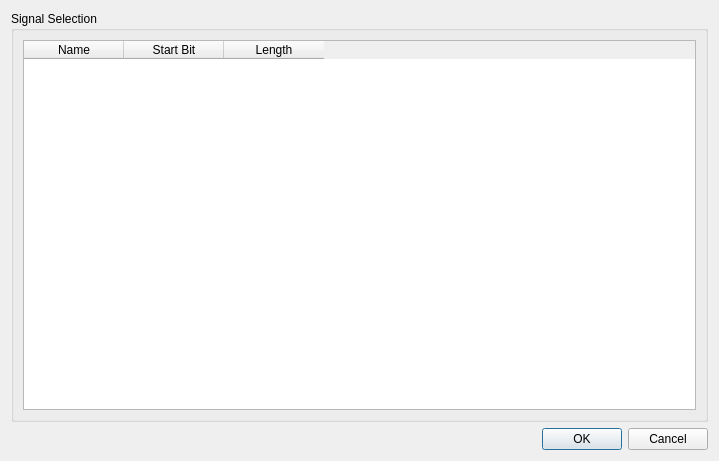
<?xml version="1.0" encoding="UTF-8"?>
<ui version="4.0">
 <class>MapSignalsDlg</class>
 <widget class="QDialog" name="MapSignalsDlg">
  <property name="geometry">
   <rect>
    <x>0</x>
    <y>0</y>
    <width>719</width>
    <height>461</height>
   </rect>
  </property>
  <property name="windowTitle">
   <string>Signal Mapping</string>
  </property>
  <property name="windowIcon">
   <iconset resource="ldfeditor.qrc">
    <normaloff>:/LDFEditorIcons/Resources/icons/Signals.png</normaloff>:/LDFEditorIcons/Resources/icons/Signals.png</iconset>
  </property>
  <layout class="QVBoxLayout" name="verticalLayout">
   <item>
    <widget class="QGroupBox" name="Signals">
     <property name="title">
      <string>Signal Selection</string>
     </property>
     <layout class="QGridLayout" name="gridLayout_2">
      <item row="0" column="0">
       <widget class="LDFCommonTableWidget" name="tableSignals">
        <property name="editTriggers">
         <set>QAbstractItemView::NoEditTriggers</set>
        </property>
        <column>
         <property name="text">
          <string>Name</string>
         </property>
        </column>
        <column>
         <property name="text">
          <string>Start Bit</string>
         </property>
        </column>
        <column>
         <property name="text">
          <string>Length</string>
         </property>
        </column>
       </widget>
      </item>
     </layout>
    </widget>
   </item>
   <item>
    <widget class="QDialogButtonBox" name="buttonBox">
     <property name="standardButtons">
      <set>QDialogButtonBox::Cancel|QDialogButtonBox::Ok</set>
     </property>
    </widget>
   </item>
  </layout>
 </widget>
 <customwidgets>
  <customwidget>
   <class>LDFCommonTableWidget</class>
   <extends>QTableWidget</extends>
   <header>ldfcommontablewidget.h</header>
  </customwidget>
 </customwidgets>
 <resources>
  <include location="ldfeditor.qrc"/>
 </resources>
 <connections/>
</ui>
